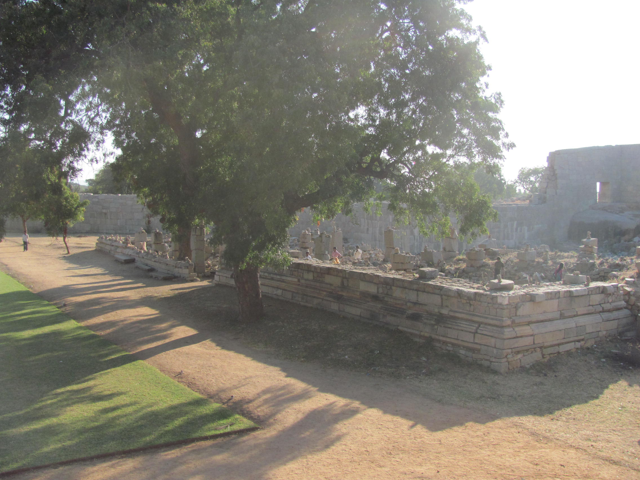
#> input picture images/im53.png, 640 x 480 px, found by its file name
$ python image_stitch.py
#> lines starting #> are read from the running program, lines starting #| are printed output that depends on the picture

import imutils
import cv2
import numpy as np

class Stitcher:

    def stitch(self, images, ratio=0.75, reprojThresh=4.0,
        showMatches=False):
        # unpack the images, then detect keypoints and extract
        # local invariant descriptors from them
        (imageA, imageB) = images

        (kpsA, featuresA) = self.ComputingFeatures(imageA)
        (kpsB, featuresB) = self.ComputingFeatures(imageB)

        cv2.imshow("imageA", imageA)
        cv2.imshow("imageB", imageB)

        # match features between the two images
        M = self.matchKeypoints(kpsA, kpsB,
            featuresA, featuresB, ratio, reprojThresh)
        # if the match is None, then there aren't enough matched
        # keypoints to create a panorama
        if M is None:
            return None

        # otherwise, apply a perspective warp to stitch the images
        # together
        (matches, H, status) = M
        result = cv2.warpPerspective(imageA, H,
            (imageA.shape[1] + imageB.shape[1], imageA.shape[0]))
        result[0:imageB.shape[0], 0:imageB.shape[1]] = imageB

        # return the stitched image
        return result

    def ComputingFeatures(self, image):
        # convert the image to grayscale
        gray = cv2.cvtColor(image, cv2.COLOR_BGR2GRAY)
        descriptor = cv2.xfeatures2d.SIFT_create()
        (kps, features) = descriptor.detectAndCompute(image, None)

        # convert the keypoints from KeyPoint objects to NumPy
        # arrays
        kps = np.float32([kp.pt for kp in kps])

        # return a tuple of keypoints and features
        return (kps, features)

    def matchKeypoints(self, kpsA, kpsB, featuresA, featuresB,
        ratio, reprojThresh):
        # compute the raw matches and initialize the list of actual
        # matches
        matcher = cv2.BFMatcher()
        # matcher = cv2.DescriptorMatcher_create("BruteForce")
        rawMatches = matcher.knnMatch(featuresA, featuresB, 2)
        matches = []

        # loop over the raw matches
        for m in rawMatches:
            # ensure the distance is within a certain ratio of each
            # other (i.e. Lowe's ratio test)
            # import pdb; pdb.set_trace();
            if m[0].distance < m[1].distance * ratio:
                matches.append((m[0].trainIdx, m[0].queryIdx))

        # computing a homography requires at least 4 matches
        if len(matches) > 4:
            # construct the two sets of points
            ptsA = np.float32([kpsA[i] for (_, i) in matches])
            ptsB = np.float32([kpsB[i] for (i, _) in matches])

            # compute the homography between the two sets of points
            (H, status) = cv2.findHomography(ptsA, ptsB, cv2.RANSAC,
                reprojThresh)

            # return the matches along with the homograpy matrix
            # and status of each matched point
            return (matches, H, status)

        # otherwise, no homograpy could be computed
        return None

def main():

    imageA = cv2.imread("/home/chandu/CV-Codes/images/im53.png")
#> imageA is the input picture: shape (480, 640, 3); mean B, G, R 116.7, 127.3, 131
    imageB = cv2.imread("/home/chandu/CV-Codes/images/im52.png")
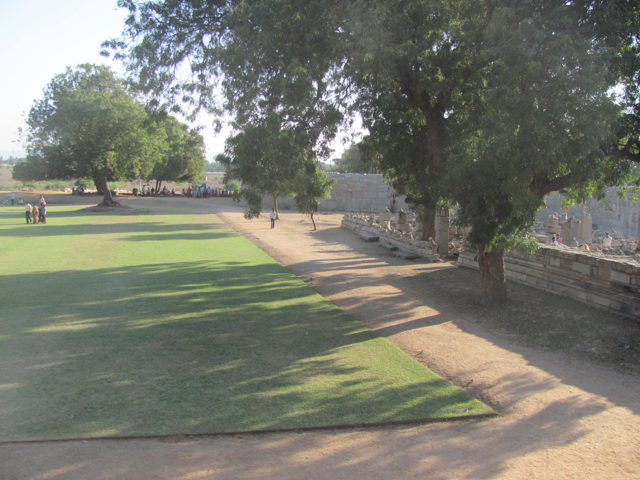
#> input picture images/im52.png, 640 x 480 px, found by its file name
#> imageB is the input picture: shape (480, 640, 3); mean B, G, R 110.9, 122.4, 121.2
    imageA = imutils.resize(imageA, width=400)
#> imageA: shape (300, 400, 3)
    imageB = imutils.resize(imageB, width=400)
#> imageB: shape (300, 400, 3)


    # stitch the images together to create a panorama
    stitcher = Stitcher()
    # (result, vis) = stitcher.stitch([imageA, imageB], showMatches=True)
    result = stitcher.stitch([imageA, imageB])
#> in ComputingFeatures, `gray = cv2.cvtColor(image, cv2.COLOR_BGR2GRAY)`:
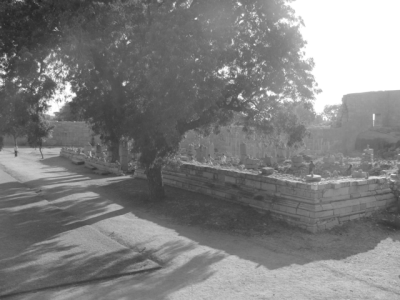
#> gray: shape (300, 400); min 37, max 255, mean 127.2
#> in ComputingFeatures, `(kps, features) = descriptor.detectAndCompute(image, None)`: kps = 598 keypoints; strongest (x, y, size): (4, 73, 2.2), (124, 84, 2.4), (39, 64, 2), (39, 70, 2.1)
#> in ComputingFeatures, `kps = np.float32([kp.pt for kp in kps])`: kps = 598 pairs, first value 2.67 to 392.4, second value 3.64 to 296
#> in stitch, `(kpsA, featuresA) = self.ComputingFeatures(imageA)`: kpsA has the same summary as kps in ComputingFeatures
#> in ComputingFeatures (call 2), `gray = cv2.cvtColor(image, cv2.COLOR_BGR2GRAY)`:
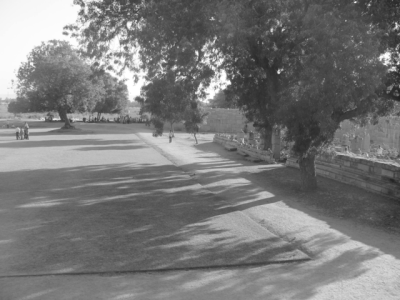
#> gray: shape (300, 400); min 34, max 255, mean 120.7
#> in ComputingFeatures (call 2), `(kps, features) = descriptor.detectAndCompute(image, None)`: kps = 812 keypoints; strongest (x, y, size): (278, 72, 2.2), (197, 53, 2.5), (129, 24, 3.4), (272, 30, 2.2)
#> in ComputingFeatures (call 2), `kps = np.float32([kp.pt for kp in kps])`: kps = 812 pairs, first value 3.19 to 396, second value 3.33 to 295.4
#> in stitch, `(kpsB, featuresB) = self.ComputingFeatures(imageB)`: kpsB has the same summary as kps in ComputingFeatures
#> in matchKeypoints, `rawMatches = matcher.knnMatch(featuresA, featuresB, 2)`: rawMatches = 598 matches
#> after the loop in matchKeypoints, `for m in rawMatches:`: matches = 151 pairs, first value 142 to 796, second value 18 to 554
#> in matchKeypoints, `ptsA = np.float32([kpsA[i] for (_, i) in matches])`: ptsA = 151 pairs, first value 17.5 to 347.5, second value 63.83 to 289.8
#> in matchKeypoints, `ptsB = np.float32([kpsB[i] for (i, _) in matches])`: ptsB = 151 pairs, first value 85.67 to 391.5, second value 52.69 to 275.8
#> in matchKeypoints, `(H, status) = cv2.findHomography(ptsA, ptsB, cv2.RANSAC, reprojThresh)`: H = [[0.819, -0.0227, 163.1], [-0.0305, 0.951, -8.22], [-0.000465, 2.2e-05, 1]]; status = 151 values, max 1 at index 0, min 0 at index 44, mean 0.947
#> in stitch, `result = cv2.warpPerspective(imageA, H, (imageA.shape[1] + imageB.shap..`:
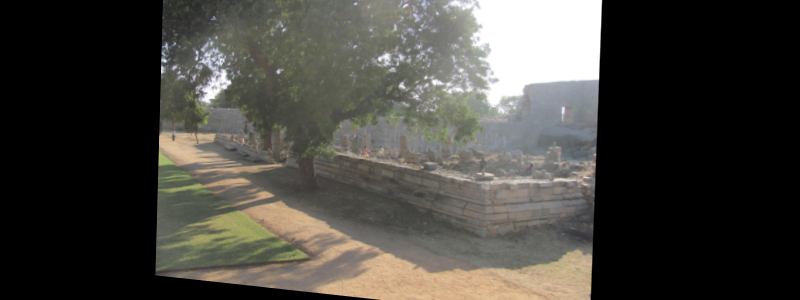
#> result: shape (300, 800, 3); mean B, G, R 63.7, 69, 71
#> in stitch, `result[0:imageB.shape[0], 0:imageB.shape[1]] = imageB`:
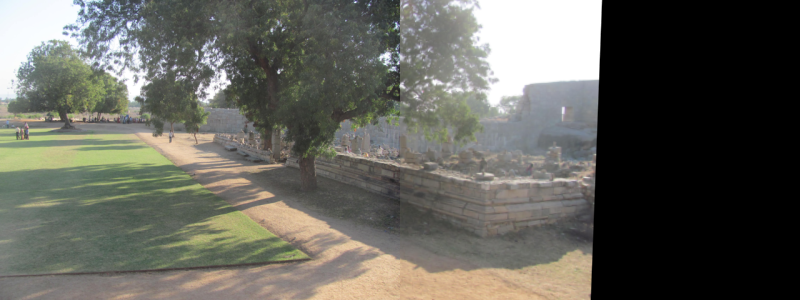
#> result: shape (300, 800, 3); mean B, G, R 91.7, 99, 99.3

    # show the images
    cv2.imshow("Image A", imageA)
    cv2.imshow("Image B", imageB)

    # cv2.imshow("Keypoint Matches", vis)
    cv2.imshow("Result", result)
    cv2.waitKey(0)

if __name__=="__main__":
    main()
